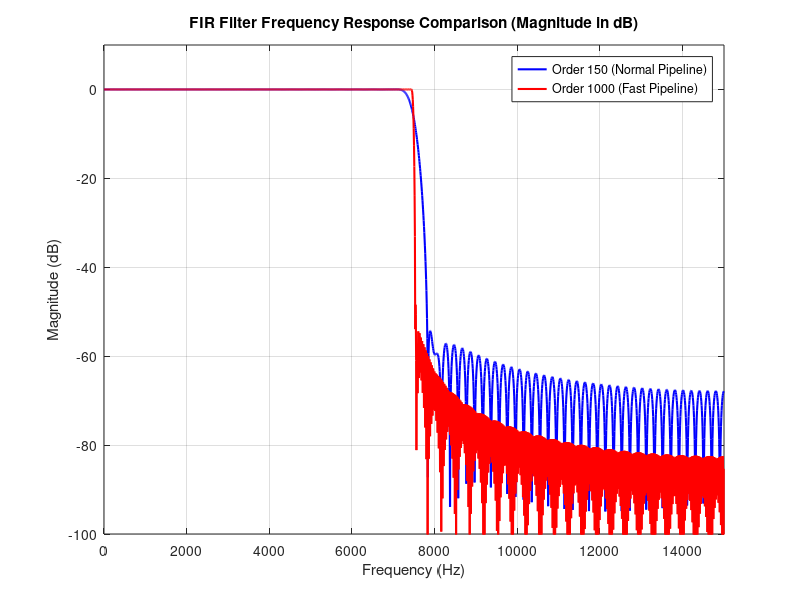

MATLAB code for this plot:
% =========================================================================
% FILTER_ANALYSIS.m - Visualizing the FIR Filters Frequency Response
% =========================================================================
pkg load signal;

fs_target = 30000;
L1 = 2; % Upsampling factor for Signal 1
Wn_1 = 1 / L1; % Normalized cutoff frequency

% Design the two filters we used in the project
h_fir_150 = fir1(150, Wn_1);
h_fir_1000 = fir1(1000, Wn_1);

% Compute frequency response (freqz)
[H_150, f_150] = freqz(h_fir_150, 1, 2048, fs_target);
[H_1000, f_1000] = freqz(h_fir_1000, 1, 2048, fs_target);

% Convert magnitude to Decibels (dB) for standard engineering view
mag_dB_150 = 20*log10(abs(H_150));
mag_dB_1000 = 20*log10(abs(H_1000));

% --- PLOT: FIR Filter Comparison ---
fig_filters = figure('Name', 'FIR Filters Comparison', 'Position', [0, 0, 1200, 600]);

plot(f_150, mag_dB_150, 'b', 'LineWidth', 1.5); hold on;
plot(f_1000, mag_dB_1000, 'r', 'LineWidth', 1.5); grid on;

% Visual limits and labels
xlim([0, fs_target/2]); ylim([-100, 10]);
title('FIR Filter Frequency Response Comparison (Magnitude in dB)');
xlabel('Frequency (Hz)'); ylabel('Magnitude (dB)');
legend('Order 150 (Normal Pipeline)', 'Order 1000 (Fast Pipeline)', 'Location', 'northeast');

print(fig_filters, 'Filter_Response_Comparison.png', '-dpng', '-r400');
